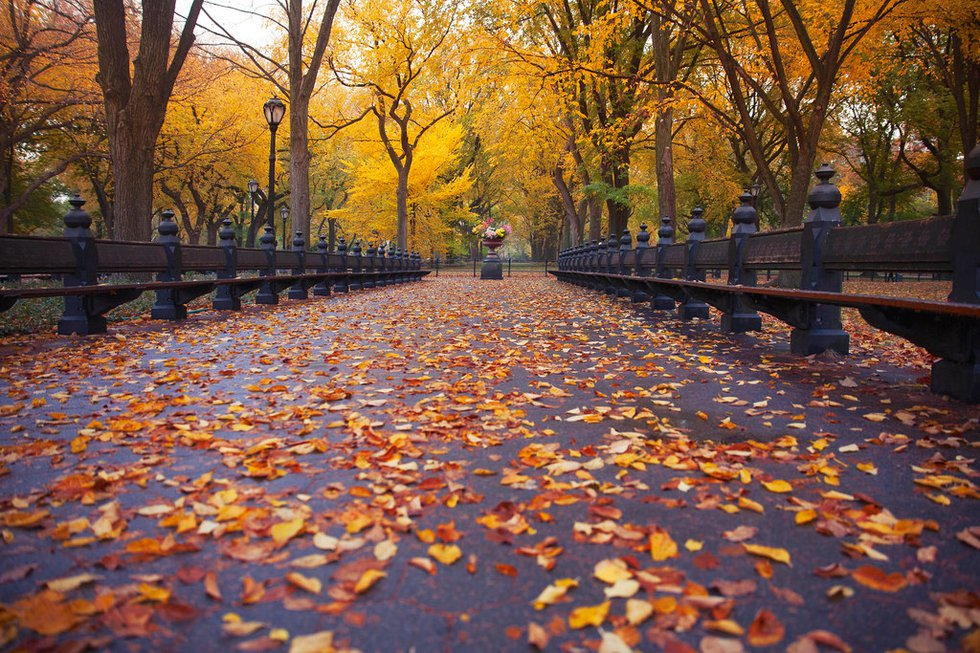
#> input picture data/autumn.jpg, 980 x 653 px; its folder holds only this picture in this run
$ python AIN432_PA1.py
#> lines starting #> are read from the running program, lines starting #| are printed output that depends on the picture
# Name: Muhammet Ali                      Student ID: 21993073
# Surname: ŞENTÜRK                        Lecture: AIN432 - Fundamentals of Image Processing Lab.
# Assignment 1

# Importing necessary libraries
import numpy as np
import matplotlib.pyplot as plt
import os
import cv2
from scipy.ndimage import gaussian_filter, median_filter

#######################################
#### Enter this parameters and run ####
##### No need to do anything else #####
######################## PARAMETERS ########################
input_img_folder_path = "data/"     # Path to the input images
output_img_folder_path = ""  # Path for the output images will be saved
FILTER = gaussian_filter                      # Set filter type
SIGMA = 0.5                                   # Set sigma parameter to blur the input image
K = 1.1                                       # Set K parameter to decide how much sigma will higher than the other kernel
LOW_SIGMA = 1                                 # Set sigma parameter to the lower sigma kernel
HIGH_SIGMA = LOW_SIGMA * K                    # Definition of the high sigma kernel
EPSILON = 10                                  # Set epsilon to threshold the pixels to get the binary image
NUMBER_OF_BITS = 16                           # Set number of bits to compress the image and reduce the number of colors
############################################################


# This function takes the channel array and quantizes it to given number of bits
def quantization(channel, number_of_bits):
    n_bits = np.linspace(0, channel.max(), number_of_bits)
    digit_img = np.digitize(channel, n_bits)
    quantized = (np.vectorize(n_bits.tolist().__getitem__)(digit_img - 1).astype(int))

    return quantized

# This function takes image input and the parameters to output cartoon-like image
def hsv(image, filter_, sigma, k, low_sigma, epsilon, n_of_bits):
#> called with sigma = 0.5, k = 1.1, low_sigma = 1, epsilon = 10, n_of_bits = 16
    h_img = image[:, :, 0]   # Seperating the image channels
    s_img = image[:, :, 1]
    v_img = image[:, :, 2]
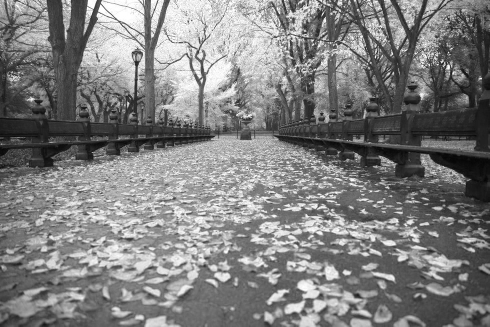
#> v_img: shape (653, 980) (shown at 1/2 size); min 2, max 255, mean 126.8

    if filter_ == gaussian_filter:   # Check if the filter is gaussian or not
        v_smooth = gaussian_filter(v_img, sigma=sigma)
    else:
        v_smooth = median_filter(v_img, size=3)

    smooth_img = np.dstack((h_img, s_img, v_smooth))   # Smooth image obtained
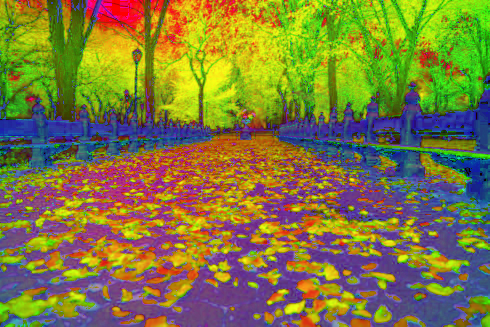
#> smooth_img: shape (653, 980, 3) (shown at 1/2 size); mean of channels 0, 1, 2 62.6, 121.5, 125.8; drawn as B, G, R

    gray_smooth_img = smooth_img[:, :, 2]   # Take only V channel to obtain grayscale image
    low_filter = gaussian_filter(gray_smooth_img, sigma=low_sigma)   # Definition of low filter
    high_filter = gaussian_filter(gray_smooth_img, sigma=low_sigma * k)   # Definition of high filter
    DoG_kernel = low_filter - high_filter                    # DoG kernel obtained
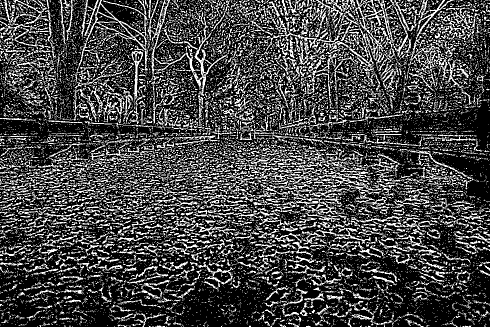
#> DoG_kernel: shape (653, 980) (shown at 1/2 size); min 0, max 255, mean 69.4
    threshold_img = (DoG_kernel > epsilon).astype(int)       # Thresholding the image wrt epsilon
#> threshold_img: shape (653, 980) int64; values 0 (black) and 1 (white), 27.1% white in thin lines or dots

    v_quantized = quantization(v_smooth, n_of_bits)          # Quantized image obtained by calling the corresponding function

    v_inverse = np.reciprocal(threshold_img + 1)             # Take the inverse of the thresholded image
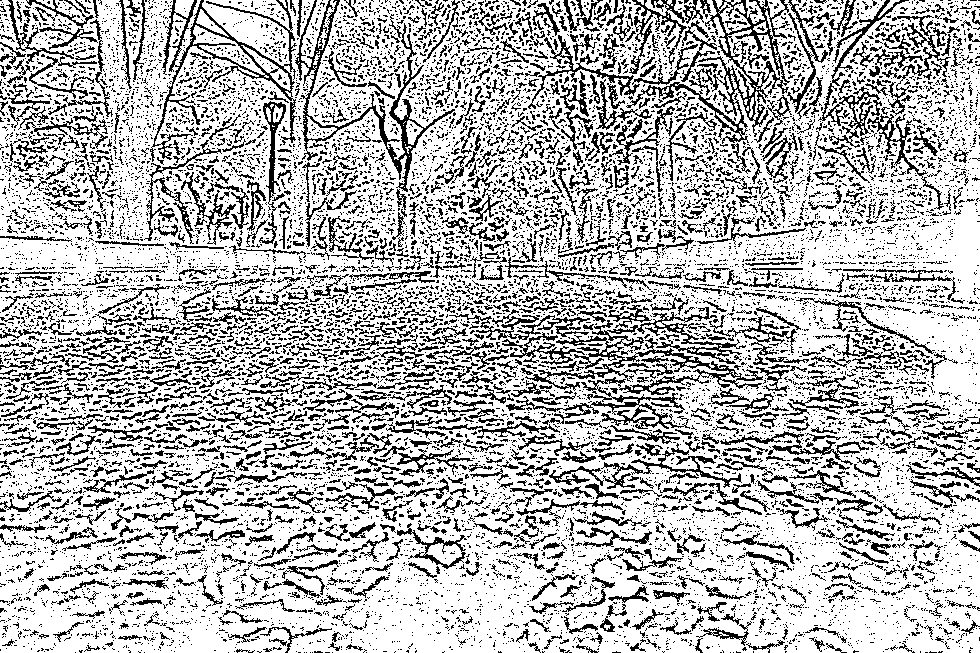
#> v_inverse: shape (653, 980) int64; values 0 (black) and 1 (white), 72.9% white; black in thin lines or dots
    v_combine = np.multiply(v_inverse, v_quantized).astype("uint8")  # Inverse of thresholded and quantized are combined
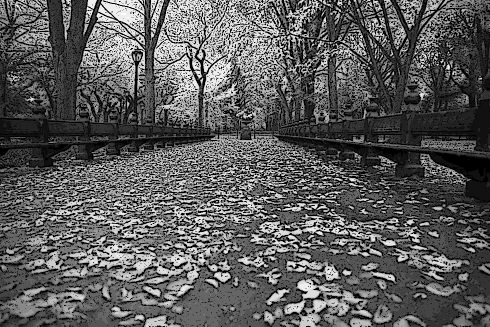
#> v_combine: shape (653, 980) (shown at 1/2 size); min 0, max 255, mean 91

    result_img = np.dstack((h_img, s_img, v_combine))   # Result image obtained
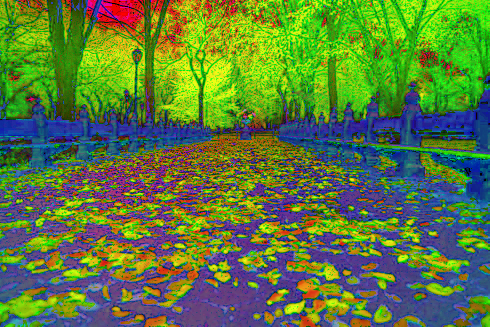
#> result_img: shape (653, 980, 3) (shown at 1/2 size); mean of channels 0, 1, 2 62.6, 121.5, 91; drawn as B, G, R

    return cv2.cvtColor(result_img, cv2.COLOR_HSV2RGB)   # Return the image with RGB channel
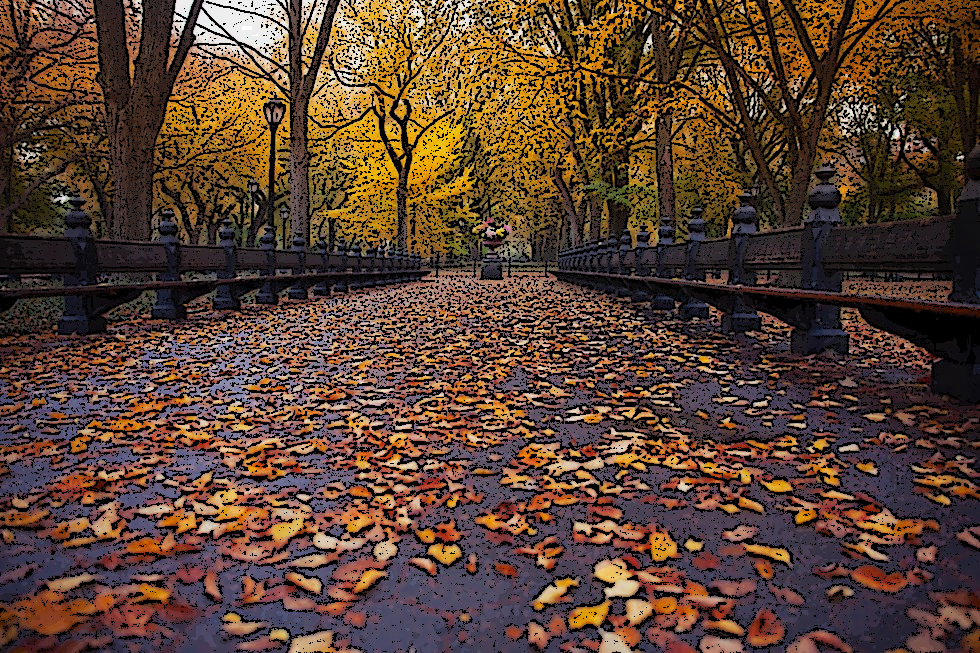
#> returned value: shape (653, 980, 3); mean R, G, B 88.9, 64.2, 48.6


# Read the images one by one, call the hsv function, save the result image to the output path
for image_name in os.listdir(input_img_folder_path):
    image_path = os.path.join(input_img_folder_path, image_name)
    image = cv2.cvtColor(cv2.imread(image_path), cv2.COLOR_BGR2HSV)
    result = hsv(image, FILTER, SIGMA, K, LOW_SIGMA, EPSILON, NUMBER_OF_BITS)
    output_path = os.path.join(output_img_folder_path, image_name)

    print(image_name)
    plt.imshow(result)
    plt.axis("off")
    plt.savefig(output_path, dpi=220, bbox_inches='tight', transparent=True, pad_inches=0)
    plt.show()


# There are some functions used for getting comparison plots and step-by-step outputs.
# They can be complicated and involve code repeats.
# Since the main focus of this assignment is cartoon-like image implementation, I thought these are not important that
# much. So I have closed them to give simple look. If you wonder, you can check.

# [128 lines left out: functions read_image, plot_steps, cartoonish_rgb, cartoonish_hsv, cartoonish_lab, not called in this run]
params = {"filter_type" : [gaussian_filter, median_filter],
           "sigma" : [0.2, 0.5, 1.5, 3.5],
           "k" : [1.01, 1.1, 2, 4],
           "low_sigma" : [0.5, 1, 2, 5],
           "epsilon" : [0.1, 1, 10, 100],
           "number_of_bits" : [4, 8, 16, 32]}
# image = cv2.cvtColor(cv2.imread(input_img_folder_path), cv2.COLOR_BGR2HSV)
# img1 = hsv(image, FILTER,
#                   SIGMA,
#                   K,
#                   LOW_SIGMA,
#                   EPSILON,
#                   params["number_of_bits"][0])
# img2 = hsv(image, FILTER,
#                   SIGMA,
#                   K,
#                   LOW_SIGMA,
#                   EPSILON,
#                   params["number_of_bits"][1])
# img3 = hsv(image, FILTER,
#                   SIGMA,
#                   K,
#                   LOW_SIGMA,
#                   EPSILON,
#                   params["number_of_bits"][2])
# img4 = hsv(image, FILTER,
#                   SIGMA,
#                   K,
#                   LOW_SIGMA,
#                   EPSILON,
#                   params["number_of_bits"][3])
# [30 lines left out: functions compare_parameters, compare_filters, not called in this run]
